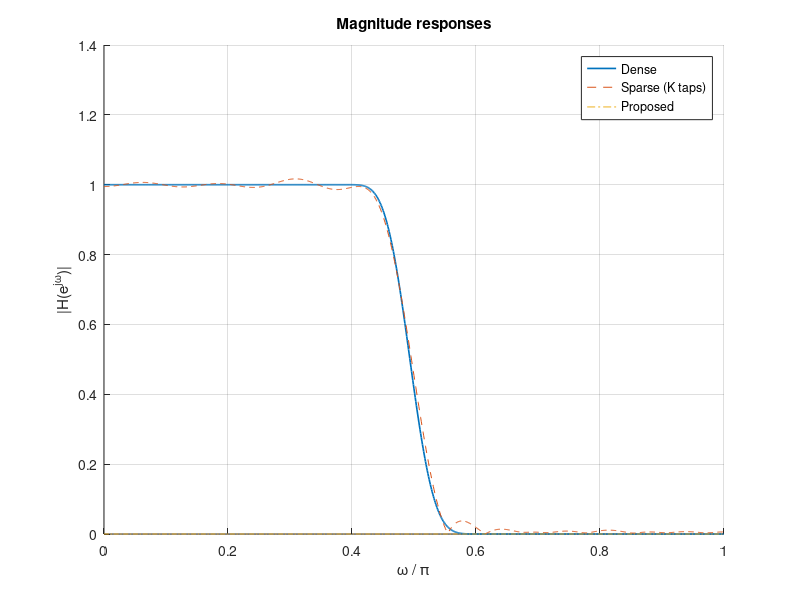

The MATLAB source for this figure:
function SparseFIR_CSD_demo()
% SparseFIR_CSD_demo
% ----------------------------------------------------------
% Prototype of Li et al. (2025) low‑complexity design, adapted
% to a 1‑D low‑pass FIR filter.  Stages:
%   1. dense Parks‑McClellan design
%   2. sparsify by keeping K largest taps
%   3. CSD quantise + greedy digit‑sensitivity pruning
%   4. cost & error metrics + plots
%
% 2025‑04‑16  (chatGPT sample)

% ---------- user parameters ---------------------------------------------
N        = 64;       % Filter order (N+1 taps, even)
K        = 24;       % Target non‑zero taps after sparsification
B        = 16;       % CSD word‑length (bits)
omega_p  = 0.4;      % Pass‑band edge  (×pi rad, 0…1)
omega_s  = 0.6;      % Stop‑band start
delta_p  = 0.01;     % Pass‑band ripple (abs)
alpha_s  = 40;       % Stop‑band attenuation (dB)
delta_s  = 10^(-alpha_s/20);        % Stop‑band ripple
plotFlag = true;     % Show magnitude responses
% -------------------------------------------------------------------------

% ---------- 1. dense reference filter -----------------------------------
F = [0      omega_p   omega_s   1];          % 4 breakpoints
A = [1      1         0         0];          % desired amplitudes (same length!)
W = [1      10];                             % band weights  (pass, stop)
h_dense = firpm(N, F, A, W);                 % length N+1

% ---------- 2. magnitude‑based sparsification ---------------------------
[~, idx] = sort(abs(h_dense), 'descend');
mask            = false(size(h_dense));
mask(idx(1:K))  = true;
h_sparse        = h_dense .* mask;           % zero weak taps

% ---------- 3. CSD quantise and digit‑prune -----------------------------
% 3a. CSD coding  ---------------------------------------------------------
[D, q]  = csd_quantise(h_sparse, B);         % D: K×B digit matrix
                                            % q: reconstructed coeffs
% 3b. Greedy sensitivity‑driven digit removal
D_opt   = digit_elimination(D, h_sparse, q, F, A, W, ...
                            delta_p, delta_s);

h_opt   = csd2dec(D_opt);                   % final coefficients

% ---------- 4. Metrics ---------------------------------------------------
[m_dense, e_dense] = metrics(h_dense, F, A, W);
[m_sparse, e_sparse] = metrics(h_sparse, F, A, W);
[m_opt,   e_opt]   = metrics(h_opt,   F, A, W);

fprintf('\n%-12s %6s %6s %6s %10s\n', ...
    'Version', 'NC', 'NB', 'NA', 'MSE');
report('Reference', m_dense, e_dense);
report('Sparse+Q ', m_sparse, e_sparse);
report('Proposed  ', m_opt,   e_opt);

% ---------- 5. Plot ------------------------------------------------------
if plotFlag
    figure; hold on;
    [H,f] = freqz(h_dense, 1, 1024);
    plot(f/pi, abs(H), 'LineWidth',1.2);
    [H,f] = freqz(h_sparse,1,1024);
    plot(f/pi, abs(H), '--');
    [H,f] = freqz(h_opt,1,1024);
    plot(f/pi, abs(H), '-.');
    legend('Dense','Sparse (K taps)','Proposed');
    xlabel('\omega / \pi'); ylabel('|H(e^{j\omega})|');
    grid on; title('Magnitude responses');
end
end % ------------------ end main -----------------------------------------

% ========================================================================
%                       Helper functions
% ========================================================================

function [D, q] = csd_quantise(h, B)
% Convert real‑valued vector h to B‑bit CSD digit matrix D (±1/0).
% D is length(h) × B  (LSB = col‑1).
L = numel(h);
D = zeros(L, B);
for n = 1:L
    x = abs(h(n));
    for b = B:-1:1
        pow = 2^(b-1);
        if x >= pow
            D(n,b) =  1;
            x = x - pow;
        end
    end
    % Canonical signed‑digit recoding (no adjacent non‑zeros)
    for b = 1:B-1
        if D(n,b)==1 && D(n,b+1)==1
            D(n,b)   = -1;
            D(n,b+1) =  0;
            k = b+1;
            while k<=B && D(n,k)==-1
                D(n,k)=0; k=k+1;
            end
            if k<=B, D(n,k)=D(n,k)+1; end
        end
    end
    if h(n)<0, D(n,:) = -D(n,:); end
end
q = csd2dec(D);
end

function x = csd2dec(D)
% Convert digit matrix back to decimal.
B = size(D,2);
pow2 = 2.^(0:B-1);
x = D * pow2.';
end

function D = digit_elimination(D, h_sparse, q0, F, A, W, dp, ds)
% Remove least‑sensitive non‑zero digits while specs hold.
% Sensitivity = squared error increase when digit→0.
B = size(D,2); L = numel(h_sparse);
digits_idx = find(D);                % linear indices of non‑zeros
while true
    best_inc = Inf; best_pos = [];
    for ii = 1:numel(digits_idx)
        pos = digits_idx(ii);
        D_try      = D; D_try(pos)=0;
        h_try      = csd2dec(D_try);
        [~, err]   = metrics(h_try, F, A, W);
        if err.mse > dp || err.stop_max > ds
            continue;   % violates ripple spec
        end
        inc = err.mse;
        if inc < best_inc
            best_inc = inc; best_pos = pos;
        end
    end
    if isempty(best_pos), break; end   % no removable digit
    D(best_pos)=0;                     % commit removal
    digits_idx = digits_idx(digits_idx~=best_pos);
end
end

function [met, err] = metrics(h, F, A, W)
% Return hardware cost proxies and numeric error measures.
NC = nnz(abs(h)>eps);
% count signed digits
[~, q] = csd_quantise(h, 16);         % fixed 16‑bit for counting
NB = nnz(q);
NA = NB - NC;                         % rough: adder per extra digit
% error metrics
[H, w]  = freqz(h, 1, 2048);
mag     = abs(H);
passIdx = w/pi <= F(2);
stopIdx = w/pi >= F(3);
err.pass_max = max(abs(mag(passIdx)-1));
err.stop_max = max(mag(stopIdx));
err.mse      = mean((mag - interp1(F, A, w/pi, 'linear')).^2);
met = struct('NC',NC,'NB',NB,'NA',NA);
end

function report(tag, m, e)
fprintf('%-12s %6d %6d %6d %1.4e\n', tag, ...
    m.NC, m.NB, m.NA, e.mse);
end
